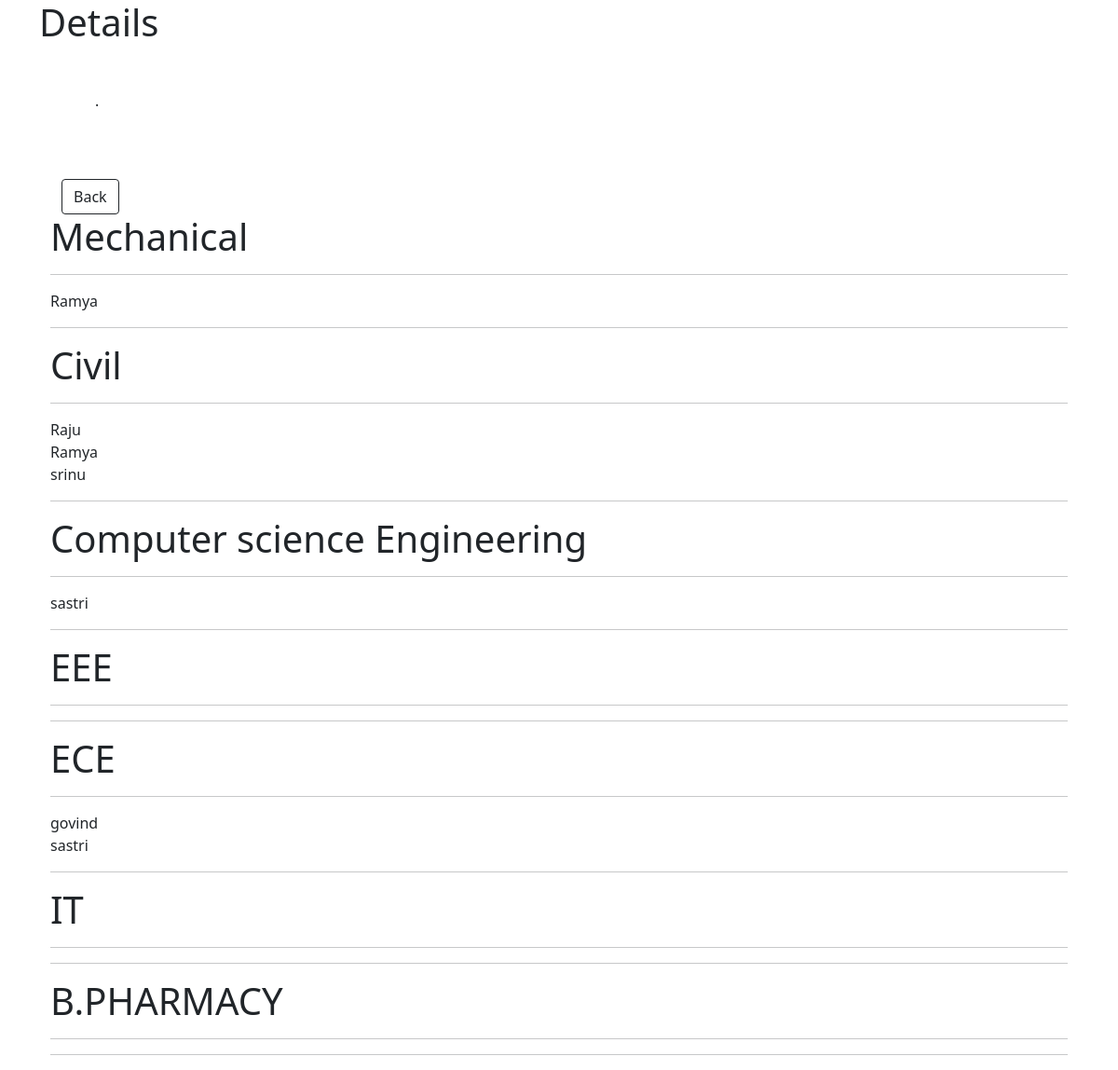
Screenshot of /view/ with the database file from the repository.
### new/models.py (models this page shows)
class Department(models.Model):
    branch=models.CharField(max_length=200)
    def __str__(self):
        return self.branch

class Details(models.Model):
    department = models.ForeignKey(Department,on_delete=models.CASCADE)
    faculty_name=models.CharField(max_length=200)
    date=models.DateField(auto_now=True,blank=True,null=True)
    def __str__(self):
        return self.faculty_name

### new/views.py (the view)
# urls.py: path('view/',view,name='view'),
def view(request):
    b=Details.objects.all()
    c=Department.objects.all()
    if request.method=='POST':
        return redirect('home')
    return render(request,'new/excel.html',{'b':b,'c':c})

### new/templates/new/excel.html (shortened to what this page needs)
{%  extends 'base.html' %}
{% load crispy_forms_tags %}
{% block content %}
<div class="m-5">.</div>
<div class="container mt-5">
    <form action="" method='post'>
   <br>
   <input type="submit"  value="Back" class="btn btn-outline-dark">
</form>
</div>
<div>
    {% for j in c %}
    <h1>{{j}}</h1>
    <hr>
        {% for i in j.details_set.all%}
        {{i}}
        <br>
        {% endfor  %}
    <hr>
    {% endfor  %}
</div>
{% endblock %}

### templates/base.html (shortened to what this page needs)
<!DOCTYPE html>
<html lang="en">
<head>
    <link href="https://cdn.jsdelivr.net/npm/bootstrap@5.1.3/dist/css/bootstrap.min.css" rel="stylesheet">
</head>
<body>
    <div class="container">
        <h1>Details</h1>
   <div class="container">
    {% block content %}
    {% endblock %}
   </div>
</div>
</body>
</html>

### rows the page displays
Department: branch "Mechanical"
Details: faculty_name "Ramya"
Department: branch "Civil"
Details: faculty_name "Raju"
Details: faculty_name "Ramya"
Details: faculty_name "srinu"
Department: branch "Computer science Engineering"
Details: faculty_name "sastri"
Department: branch "EEE"
Department: branch "ECE"
Details: faculty_name "govind"
Details: faculty_name "sastri"
Department: branch "IT"
Department: branch "B.PHARMACY"
